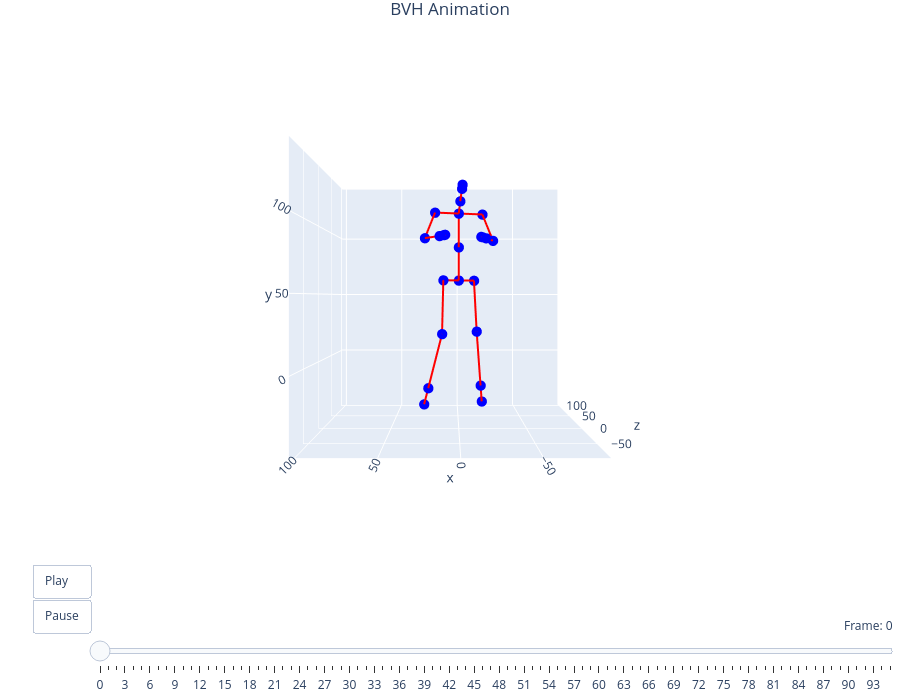

Notebook code for this chart:
### Code cell
filename = "Boxer_Video_Ready_One_Only"
viewer = preview_bvh(f'bvh/{filename}.bvh', True, True)

### Figure 1 — Plotly figure (JSON) as saved in the notebook; plotly's stock layout.template omitted (floating-point values rounded to 4 significant figures)
{"data": [{"hoverinfo": "text", "marker": {"color": "blue", "size": 6}, "mode": "markers", "showlegend": false, "text": ["Hips", "Spine", "Chest", "Neck", "Head", "Head_end", "LeftShoulder", "LeftArm", "LeftForeArm", "LeftHand", "LeftHand_end", "RightShoulder", "RightArm", "RightForeArm", "RightHand", "RightHand_end", "LeftUpLeg", "LeftLeg", "LeftFoot", "LeftFoot_end", "RightUpLeg", "RightLeg", "RightFoot", "RightFoot_end"], "type": "scatter3d", "x": [0, 0.04261, 0.08522, -0.9529, -2.046, -2.374, 17.29, 24.18, 13.55, 10.61, 9.732, -17.12, -24.17, -17.97, -15.32, -14.53, 11.36, 12.27, 22.44, 25.49, -11.36, -13.28, -16.48, -17.44], "y": [60, 84.18, 108.4, 116.8, 124.5, 127.0, 108.9, 89.28, 88.86, 89.25, 89.37, 107.9, 87.88, 87.66, 88.1, 88.24, 60.07, 20.7, -19.19, -31.16, 59.93, 22.21, -18.64, -30.9], "z": [0, -4.059, -8.119, -11.6, -19.25, -21.34, -9.617, -21.69, -42.06, -44.85, -45.69, -6.621, -16.41, -38.74, -41.99, -42.97, -2.773, -4.606, -2.401, -1.74, 2.773, 1.288, 7.842, 9.808]}, {"hoverinfo": "none", "line": {"color": "red", "width": 4}, "mode": "lines", "showlegend": false, "type": "scatter3d", "x": [0.04261, 0, null, 0.08522, 0.04261, null, -0.9529, 0.08522, null, -2.046, -0.9529, null, -2.374, -2.046, null, 17.29, 0.08522, null, 24.18, 17.29, null, 13.55, 24.18, null, 10.61, 13.55, null, 9.732, 10.61, null, -17.12, 0.08522, null, -24.17, -17.12, null, -17.97, -24.17, null, -15.32, -17.97, null, -14.53, -15.32, null, 11.36, 0, null, 12.27, 11.36, null, 22.44, 12.27, null, 25.49, 22.44, null, -11.36, 0, null, -13.28, -11.36, null, -16.48, -13.28, null, -17.44, -16.48, null], "y": [84.18, 60, null, 108.4, 84.18, null, 116.8, 108.4, null, 124.5, 116.8, null, 127.0, 124.5, null, 108.9, 108.4, null, 89.28, 108.9, null, 88.86, 89.28, null, 89.25, 88.86, null, 89.37, 89.25, null, 107.9, 108.4, null, 87.88, 107.9, null, 87.66, 87.88, null, 88.1, 87.66, null, 88.24, 88.1, null, 60.07, 60, null, 20.7, 60.07, null, -19.19, 20.7, null, -31.16, -19.19, null, 59.93, 60, null, 22.21, 59.93, null, -18.64, 22.21, null, -30.9, -18.64, null], "z": [-4.059, 0, null, -8.119, -4.059, null, -11.6, -8.119, null, -19.25, -11.6, null, -21.34, -19.25, null, -9.617, -8.119, null, -21.69, -9.617, null, -42.06, -21.69, null, -44.85, -42.06, null, -45.69, -44.85, null, -6.621, -8.119, null, -16.41, -6.621, null, -38.74, -16.41, null, -41.99, -38.74, null, -42.97, -41.99, null, -2.773, 0, null, -4.606, -2.773, null, -2.401, -4.606, null, -1.74, -2.401, null, 2.773, 0, null, 1.288, 2.773, null, 7.842, 1.288, null, 9.808, 7.842, null]}], "layout": {"height": 700, "margin": {"b": 0, "l": 0, "r": 0, "t": 30}, "scene": {"aspectmode": "cube", "camera": {"center": {"x": 0, "y": 0, "z": 0}, "eye": {"x": 0, "y": 0, "z": -2.5}, "up": {"x": 0, "y": 1, "z": 0}}, "xaxis": {"range": [-90.5, 103.4]}, "yaxis": {"range": [-49.19, 144.7]}, "zaxis": {"range": [-88.23, 105.7]}}, "sliders": [{"active": 0, "currentvalue": {"prefix": "Frame: ", "visible": true, "xanchor": "right"}, "len": 0.9, "pad": {"b": 10, "t": 50}, "steps": [{"args": [["frame_0"], {"frame": {"duration": 0, "redraw": true}, "mode": "immediate"}], "label": "0", "method": "animate"}, {"args": [["frame_1"], {"frame": {"duration": 0, "redraw": true}, "mode": "immediate"}], "label": "1", "method": "animate"}, {"args": [["frame_2"], {"frame": {"duration": 0, "redraw": true}, "mode": "immediate"}], "label": "2", "method": "animate"}, {"args": [["frame_3"], {"frame": {"duration": 0, "redraw": true}, "mode": "immediate"}], "label": "3", "method": "animate"}, {"args": [["frame_4"], {"frame": {"duration": 0, "redraw": true}, "mode": "immediate"}], "label": "4", "method": "animate"}, {"args": [["frame_5"], {"frame": {"duration": 0, "redraw": true}, "mode": "immediate"}], "label": "5", "method": "animate"}, {"args": [["frame_6"], {"frame": {"duration": 0, "redraw": true}, "mode": "immediate"}], "label": "6", "method": "animate"}, {"args": [["frame_7"], {"frame": {"duration": 0, "redraw": true}, "mode": "immediate"}], "label": "7", "method": "animate"}, {"args": [["frame_8"], {"frame": {"duration": 0, "redraw": true}, "mode": "immediate"}], "label": "8", "method": "animate"}, {"args": [["frame_9"], {"frame": {"duration": 0, "redraw": true}, "mode": "immediate"}], "label": "9", "method": "animate"}, {"args": [["frame_10"], {"frame": {"duration": 0, "redraw": true}, "mode": "immediate"}], "label": "10", "method": "animate"}, {"args": [["frame_11"], {"frame": {"duration": 0, "redraw": true}, "mode": "immediate"}], "label": "11", "method": "animate"}, {"args": [["frame_12"], {"frame": {"duration": 0, "redraw": true}, "mode": "immediate"}], "label": "12", "method": "animate"}, {"args": [["frame_13"], {"frame": {"duration": 0, "redraw": true}, "mode": "immediate"}], "label": "13", "method": "animate"}, {"args": [["frame_14"], {"frame": {"duration": 0, "redraw": true}, "mode": "immediate"}], "label": "14", "method": "animate"}, {"args": [["frame_15"], {"frame": {"duration": 0, "redraw": true}, "mode": "immediate"}], "label": "15", "method": "animate"}, {"args": [["frame_16"], {"frame": {"duration": 0, "redraw": true}, "mode": "immediate"}], "label": "16", "method": "animate"}, {"args": [["frame_17"], {"frame": {"duration": 0, "redraw": true}, "mode": "immediate"}], "label": "17", "method": "animate"}, {"args": [["frame_18"], {"frame": {"duration": 0, "redraw": true}, "mode": "immediate"}], "label": "18", "method": "animate"}, {"args": [["frame_19"], {"frame": {"duration": 0, "redraw": true}, "mode": "immediate"}], "label": "19", "method": "animate"}, {"args": [["frame_20"], {"frame": {"duration": 0, "redraw": true}, "mode": "immediate"}], "label": "20", "method": "animate"}, {"args": [["frame_21"], {"frame": {"duration": 0, "redraw": true}, "mode": "immediate"}], "label": "21", "method": "animate"}, {"args": [["frame_22"], {"frame": {"duration": 0, "redraw": true}, "mode": "immediate"}], "label": "22", "method": "animate"}, {"args": [["frame_23"], {"frame": {"duration": 0, "redraw": true}, "mode": "immediate"}], "label": "23", "method": "animate"}, {"args": [["frame_24"], {"frame": {"duration": 0, "redraw": true}, "mode": "immediate"}], "label": "24", "method": "animate"}, {"args": [["frame_25"], {"frame": {"duration": 0, "redraw": true}, "mode": "immediate"}], "label": "25", "method": "animate"}, {"args": [["frame_26"], {"frame": {"duration": 0, "redraw": true}, "mode": "immediate"}], "label": "26", "method": "animate"}, {"args": [["frame_27"], {"frame": {"duration": 0, "redraw": true}, "mode": "immediate"}], "label": "27", "method": "animate"}, {"args": [["frame_28"], {"frame": {"duration": 0, "redraw": true}, "mode": "immediate"}], "label": "28", "method": "animate"}, {"args": [["frame_29"], {"frame": {"duration": 0, "redraw": true}, "mode": "immediate"}], "label": "29", "method": "animate"}, {"args": [["frame_30"], {"frame": {"duration": 0, "redraw": true}, "mode": "immediate"}], "label": "30", "method": "animate"}, {"args": [["frame_31"], {"frame": {"duration": 0, "redraw": true}, "mode": "immediate"}], "label": "31", "method": "animate"}, {"args": [["frame_32"], {"frame": {"duration": 0, "redraw": true}, "mode": "immediate"}], "label": "32", "method": "animate"}, {"args": [["frame_33"], {"frame": {"duration": 0, "redraw": true}, "mode": "immediate"}], "label": "33", "method": "animate"}, {"args": [["frame_34"], {"frame": {"duration": 0, "redraw": true}, "mode": "immediate"}], "label": "34", "method": "animate"}, {"args": [["frame_35"], {"frame": {"duration": 0, "redraw": true}, "mode": "immediate"}], "label": "35", "method": "animate"}, {"args": [["frame_36"], {"frame": {"duration": 0, "redraw": true}, "mode": "immediate"}], "label": "36", "method": "animate"}, {"args": [["frame_37"], {"frame": {"duration": 0, "redraw": true}, "mode": "immediate"}], "label": "37", "method": "animate"}, {"args": [["frame_38"], {"frame": {"duration": 0, "redraw": true}, "mode": "immediate"}], "label": "38", "method": "animate"}, {"args": [["frame_39"], {"frame": {"duration": 0, "redraw": true}, "mode": "immediate"}], "label": "39", "method": "animate"}, {"args": [["frame_40"], {"frame": {"duration": 0, "redraw": true}, "mode": "immediate"}], "label": "40", "method": "animate"}, {"args": [["frame_41"], {"frame": {"duration": 0, "redraw": true}, "mode": "immediate"}], "label": "41", "method": "animate"}, {"args": [["frame_42"], {"frame": {"duration": 0, "redraw": true}, "mode": "immediate"}], "label": "42", "method": "animate"}, {"args": [["frame_43"], {"frame": {"duration": 0, "redraw": true}, "mode": "immediate"}], "label": "43", "method": "animate"}, {"args": [["frame_44"], {"frame": {"duration": 0, "redraw": true}, "mode": "immediate"}], "label": "44", "method": "animate"}, {"args": [["frame_45"], {"frame": {"duration": 0, "redraw": true}, "mode": "immediate"}], "label": "45", "method": "animate"}, {"args": [["frame_46"], {"frame": {"duration": 0, "redraw": true}, "mode": "immediate"}], "label": "46", "method": "animate"}, {"args": [["frame_47"], {"frame": {"duration": 0, "redraw": true}, "mode": "immediate"}], "label": "47", "method": "animate"}, {"args": [["frame_48"], {"frame": {"duration": 0, "redraw": true}, "mode": "immediate"}], "label": "48", "method": "animate"}, {"args": [["frame_49"], {"frame": {"duration": 0, "redraw": true}, "mode": "immediate"}], "label": "49", "method": "animate"}, {"args": [["frame_50"], {"frame": {"duration": 0, "redraw": true}, "mode": "immediate"}], "label": "50", "method": "animate"}, {"args": [["frame_51"], {"frame": {"duration": 0, "redraw": true}, "mode": "immediate"}], "label": "51", "method": "animate"}, {"args": [["frame_52"], {"frame": {"duration": 0, "redraw": true}, "mode": "immediate"}], "label": "52", "method": "animate"}, {"args": [["frame_53"], {"frame": {"duration": 0, "redraw": true}, "mode": "immediate"}], "label": "53", "method": "animate"}, {"args": [["frame_54"], {"frame": {"duration": 0, "redraw": true}, "mode": "immediate"}], "label": "54", "method": "animate"}, {"args": [["frame_55"], {"frame": {"duration": 0, "redraw": true}, "mode": "immediate"}], "label": "55", "method": "animate"}, {"args": [["frame_56"], {"frame": {"duration": 0, "redraw": true}, "mode": "immediate"}], "label": "56", "method": "animate"}, {"args": [["frame_57"], {"frame": {"duration": 0, "redraw": true}, "mode": "immediate"}], "label": "57", "method": "animate"}, {"args": [["frame_58"], {"frame": {"duration": 0, "redraw": true}, "mode": "immediate"}], "label": "58", "method": "animate"}, {"args": [["frame_59"], {"frame": {"duration": 0, "redraw": true}, "mode": "immediate"}], "label": "59", "method": "animate"}, {"args": [["frame_60"], {"frame": {"duration": 0, "redraw": true}, "mode": "immediate"}], "label": "60", "method": "animate"}, {"args": [["frame_61"], {"frame": {"duration": 0, "redraw": true}, "mode": "immediate"}], "label": "61", "method": "animate"}, {"args": [["frame_62"], {"frame": {"duration": 0, "redraw": true}, "mode": "immediate"}], "label": "62", "method": "animate"}, {"args": [["frame_63"], {"frame": {"duration": 0, "redraw": true}, "mode": "immediate"}], "label": "63", "method": "animate"}, {"args": [["frame_64"], {"frame": {"duration": 0, "redraw": true}, "mode": "immediate"}], "label": "64", "method": "animate"}, {"args": [["frame_65"], {"frame": {"duration": 0, "redraw": true}, "mode": "immediate"}], "label": "65", "method": "animate"}, {"args": [["frame_66"], {"frame": {"duration": 0, "redraw": true}, "mode": "immediate"}], "label": "66", "method": "animate"}, {"args": [["frame_67"], {"frame": {"duration": 0, "redraw": true}, "mode": "immediate"}], "label": "67", "method": "animate"}, {"args": [["frame_68"], {"frame": {"duration": 0, "redraw": true}, "mode": "immediate"}], "label": "68", "method": "animate"}, {"args": [["frame_69"], {"frame": {"duration": 0, "redraw": true}, "mode": "immediate"}], "label": "69", "method": "animate"}, {"args": [["frame_70"], {"frame": {"duration": 0, "redraw": true}, "mode": "immediate"}], "label": "70", "method": "animate"}, {"args": [["frame_71"], {"frame": {"duration": 0, "redraw": true}, "mode": "immediate"}], "label": "71", "method": "animate"}, {"args": [["frame_72"], {"frame": {"duration": 0, "redraw": true}, "mode": "immediate"}], "label": "72", "method": "animate"}, {"args": [["frame_73"], {"frame": {"duration": 0, "redraw": true}, "mode": "immediate"}], "label": "73", "method": "animate"}, {"args": [["frame_74"], {"frame": {"duration": 0, "redraw": true}, "mode": "immediate"}], "label": "74", "method": "animate"}, {"args": [["frame_75"], {"frame": {"duration": 0, "redraw": true}, "mode": "immediate"}], "label": "75", "method": "animate"}, {"args": [["frame_76"], {"frame": {"duration": 0, "redraw": true}, "mode": "immediate"}], "label": "76", "method": "animate"}, {"args": [["frame_77"], {"frame": {"duration": 0, "redraw": true}, "mode": "immediate"}], "label": "77", "method": "animate"}, {"args": [["frame_78"], {"frame": {"duration": 0, "redraw": true}, "mode": "immediate"}], "label": "78", "method": "animate"}, {"args": [["frame_79"], {"frame": {"duration": 0, "redraw": true}, "mode": "immediate"}], "label": "79", "method": "animate"}, {"args": [["frame_80"], {"frame": {"duration": 0, "redraw": true}, "mode": "immediate"}], "label": "80", "method": "animate"}, {"args": [["frame_81"], {"frame": {"duration": 0, "redraw": true}, "mode": "immediate"}], "label": "81", "method": "animate"}, {"args": [["frame_82"], {"frame": {"duration": 0, "redraw": true}, "mode": "immediate"}], "label": "82", "method": "animate"}, {"args": [["frame_83"], {"frame": {"duration": 0, "redraw": true}, "mode": "immediate"}], "label": "83", "method": "animate"}, {"args": [["frame_84"], {"frame": {"duration": 0, "redraw": true}, "mode": "immediate"}], "label": "84", "method": "animate"}, {"args": [["frame_85"], {"frame": {"duration": 0, "redraw": true}, "mode": "immediate"}], "label": "85", "method": "animate"}, {"args": [["frame_86"], {"frame": {"duration": 0, "redraw": true}, "mode": "immediate"}], "label": "86", "method": "animate"}, {"args": [["frame_87"], {"frame": {"duration": 0, "redraw": true}, "mode": "immediate"}], "label": "87", "method": "animate"}, {"args": [["frame_88"], {"frame": {"duration": 0, "redraw": true}, "mode": "immediate"}], "label": "88", "method": "animate"}, {"args": [["frame_89"], {"frame": {"duration": 0, "redraw": true}, "mode": "immediate"}], "label": "89", "method": "animate"}, {"args": [["frame_90"], {"frame": {"duration": 0, "redraw": true}, "mode": "immediate"}], "label": "90", "method": "animate"}, {"args": [["frame_91"], {"frame": {"duration": 0, "redraw": true}, "mode": "immediate"}], "label": "91", "method": "animate"}, {"args": [["frame_92"], {"frame": {"duration": 0, "redraw": true}, "mode": "immediate"}], "label": "92", "method": "animate"}, {"args": [["frame_93"], {"frame": {"duration": 0, "redraw": true}, "mode": "immediate"}], "label": "93", "method": "animate"}, {"args": [["frame_94"], {"frame": {"duration": 0, "redraw": true}, "mode": "immediate"}], "label": "94", "method": "animate"}, {"args": [["frame_95"], {"frame": {"duration": 0, "redraw": true}, "mode": "immediate"}], "label": "95", "method": "animate"}], "x": 0.1, "xanchor": "left", "y": 0, "yanchor": "top"}], "title": {"text": "BVH Animation", "x": 0.5, "xanchor": "center"}, "updatemenus": [{"buttons": [{"args": [null, {"frame": {"duration": 83, "redraw": true}, "fromcurrent": true, "mode": "immediate"}], "label": "Play", "method": "animate"}, {"args": [[null], {"frame": {"duration": 0, "redraw": false}, "mode": "immediate"}], "label": "Pause", "method": "animate"}], "showactive": false, "type": "buttons", "x": 0.1, "xanchor": "right", "y": 0, "yanchor": "top"}]}}
